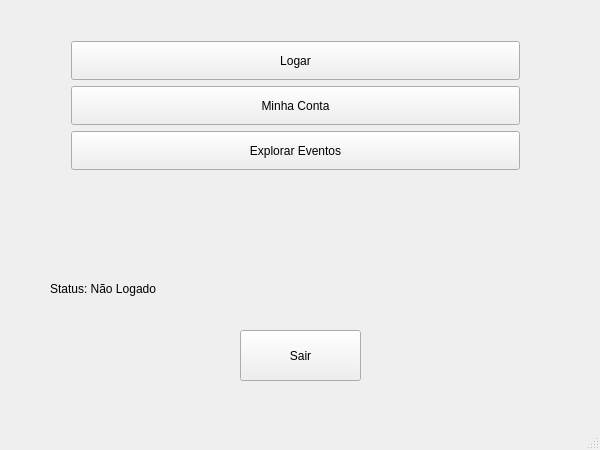
<?xml version="1.0" encoding="UTF-8"?>
<ui version="4.0">
 <class>MainWindow</class>
 <widget class="QMainWindow" name="MainWindow">
  <property name="geometry">
   <rect>
    <x>0</x>
    <y>0</y>
    <width>600</width>
    <height>450</height>
   </rect>
  </property>
  <property name="windowTitle">
   <string>Tela Inicial</string>
  </property>
  <widget class="QWidget" name="centralWidget">
   <widget class="QPushButton" name="pushButton">
    <property name="geometry">
     <rect>
      <x>240</x>
      <y>330</y>
      <width>121</width>
      <height>51</height>
     </rect>
    </property>
    <property name="text">
     <string>Sair</string>
    </property>
   </widget>
   <widget class="QWidget" name="layoutWidget">
    <property name="geometry">
     <rect>
      <x>20</x>
      <y>30</y>
      <width>551</width>
      <height>151</height>
     </rect>
    </property>
    <layout class="QVBoxLayout" name="verticalLayout">
     <item>
      <layout class="QHBoxLayout" name="horizontalLayout">
       <item>
        <spacer name="horizontalSpacer_2">
         <property name="orientation">
          <enum>Qt::Horizontal</enum>
         </property>
         <property name="sizeType">
          <enum>QSizePolicy::Ignored</enum>
         </property>
         <property name="sizeHint" stdset="0">
          <size>
           <width>40</width>
           <height>20</height>
          </size>
         </property>
        </spacer>
       </item>
       <item>
        <widget class="QPushButton" name="autenticar">
         <property name="sizePolicy">
          <sizepolicy hsizetype="Preferred" vsizetype="Preferred">
           <horstretch>0</horstretch>
           <verstretch>0</verstretch>
          </sizepolicy>
         </property>
         <property name="text">
          <string>Logar</string>
         </property>
        </widget>
       </item>
       <item>
        <spacer name="horizontalSpacer">
         <property name="orientation">
          <enum>Qt::Horizontal</enum>
         </property>
         <property name="sizeType">
          <enum>QSizePolicy::Ignored</enum>
         </property>
         <property name="sizeHint" stdset="0">
          <size>
           <width>40</width>
           <height>20</height>
          </size>
         </property>
        </spacer>
       </item>
      </layout>
     </item>
     <item>
      <layout class="QHBoxLayout" name="horizontalLayout_2">
       <item>
        <spacer name="horizontalSpacer_3">
         <property name="orientation">
          <enum>Qt::Horizontal</enum>
         </property>
         <property name="sizeType">
          <enum>QSizePolicy::Ignored</enum>
         </property>
         <property name="sizeHint" stdset="0">
          <size>
           <width>40</width>
           <height>20</height>
          </size>
         </property>
        </spacer>
       </item>
       <item>
        <widget class="QPushButton" name="conta">
         <property name="sizePolicy">
          <sizepolicy hsizetype="Preferred" vsizetype="Preferred">
           <horstretch>0</horstretch>
           <verstretch>0</verstretch>
          </sizepolicy>
         </property>
         <property name="text">
          <string>Minha Conta</string>
         </property>
        </widget>
       </item>
       <item>
        <spacer name="horizontalSpacer_5">
         <property name="orientation">
          <enum>Qt::Horizontal</enum>
         </property>
         <property name="sizeType">
          <enum>QSizePolicy::Ignored</enum>
         </property>
         <property name="sizeHint" stdset="0">
          <size>
           <width>40</width>
           <height>20</height>
          </size>
         </property>
        </spacer>
       </item>
      </layout>
     </item>
     <item>
      <layout class="QHBoxLayout" name="horizontalLayout_3">
       <item>
        <spacer name="horizontalSpacer_4">
         <property name="orientation">
          <enum>Qt::Horizontal</enum>
         </property>
         <property name="sizeType">
          <enum>QSizePolicy::Ignored</enum>
         </property>
         <property name="sizeHint" stdset="0">
          <size>
           <width>40</width>
           <height>20</height>
          </size>
         </property>
        </spacer>
       </item>
       <item>
        <widget class="QPushButton" name="eventos">
         <property name="sizePolicy">
          <sizepolicy hsizetype="Preferred" vsizetype="Preferred">
           <horstretch>0</horstretch>
           <verstretch>0</verstretch>
          </sizepolicy>
         </property>
         <property name="text">
          <string>Explorar Eventos</string>
         </property>
        </widget>
       </item>
       <item>
        <spacer name="horizontalSpacer_6">
         <property name="orientation">
          <enum>Qt::Horizontal</enum>
         </property>
         <property name="sizeType">
          <enum>QSizePolicy::Ignored</enum>
         </property>
         <property name="sizeHint" stdset="0">
          <size>
           <width>40</width>
           <height>20</height>
          </size>
         </property>
        </spacer>
       </item>
      </layout>
     </item>
    </layout>
   </widget>
   <widget class="QLabel" name="labelPrincipal">
    <property name="geometry">
     <rect>
      <x>50</x>
      <y>280</y>
      <width>141</width>
      <height>17</height>
     </rect>
    </property>
    <property name="text">
     <string>Status: Não Logado</string>
    </property>
   </widget>
  </widget>
  <widget class="QMenuBar" name="menuBar">
   <property name="geometry">
    <rect>
     <x>0</x>
     <y>0</y>
     <width>600</width>
     <height>22</height>
    </rect>
   </property>
  </widget>
  <widget class="QStatusBar" name="statusBar"/>
 </widget>
 <layoutdefault spacing="6" margin="11"/>
 <resources/>
 <connections>
  <connection>
   <sender>pushButton</sender>
   <signal>clicked()</signal>
   <receiver>MainWindow</receiver>
   <slot>close()</slot>
   <hints>
    <hint type="sourcelabel">
     <x>321</x>
     <y>303</y>
    </hint>
    <hint type="destinationlabel">
     <x>432</x>
     <y>280</y>
    </hint>
   </hints>
  </connection>
 </connections>
</ui>
